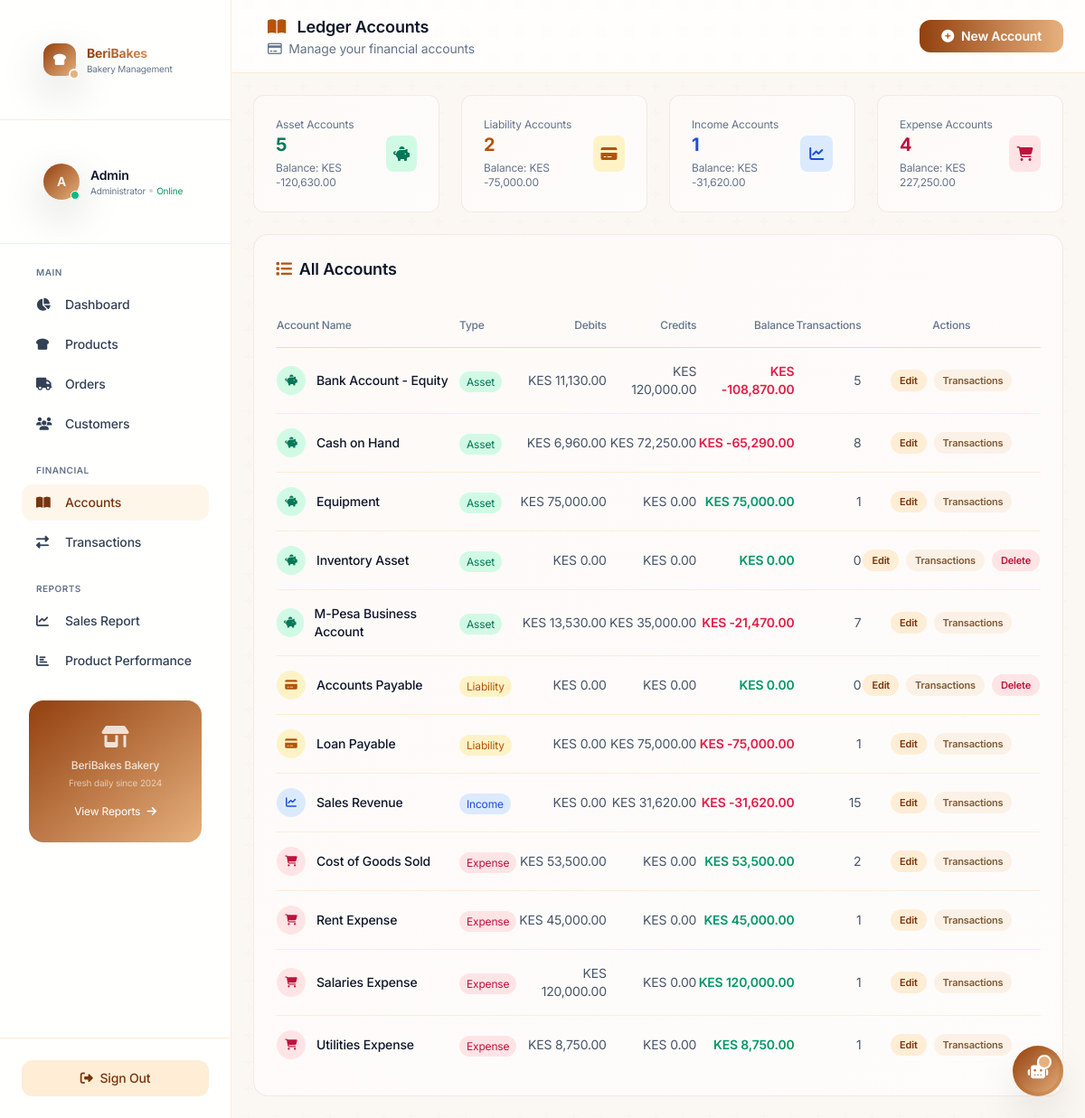
The page /admin/ledger/accounts.php (signed in) on the database its author committed.
### tables this page shows
CREATE TABLE `ledger_accounts` (
  `id` int(11) NOT NULL,
  `account_name` varchar(100) DEFAULT NULL,
  `account_type` enum('asset','liability','income','expense') DEFAULT NULL,
  `created_at` timestamp NOT NULL DEFAULT current_timestamp()
);

### admin/ledger/accounts.php (the view, shortened to what this page needs)
<?php
require_once __DIR__ . '/../../config/db.php';
$stmt = $pdo->query("
    SELECT a.*,
           COALESCE(SUM(CASE WHEN t.transaction_type = 'debit' THEN t.amount ELSE 0 END), 0) as total_debits,
           COALESCE(SUM(CASE WHEN t.transaction_type = 'credit' THEN t.amount ELSE 0 END), 0) as total_credits,
           COUNT(t.id) as transaction_count,
           COALESCE(SUM(CASE WHEN t.transaction_type = 'debit' THEN t.amount ELSE -t.amount END), 0) as balance
    FROM ledger_accounts a
    LEFT JOIN ledger_transactions t ON a.id = t.account_id
    GROUP BY a.id
    ORDER BY a.account_type, a.account_name
");
$accounts = $stmt->fetchAll();
$type_totals = [
    'asset' => ['balance' => 0, 'count' => 0],
    'liability' => ['balance' => 0, 'count' => 0],
    'income' => ['balance' => 0, 'count' => 0],
    'expense' => ['balance' => 0, 'count' => 0]
];
foreach ($accounts as $account) {
    $type_totals[$account['account_type']]['balance'] += $account['balance'];
    $type_totals[$account['account_type']]['count']++;
}
$type_styles = [
    'asset' => ['bg' => 'emerald-100', 'text' => 'emerald-700', 'dark_bg' => 'emerald-900/30', 'dark_text' => 'emerald-300', 'icon' => 'piggy-bank', 'label' => 'Asset'],
    'liability' => ['bg' => 'amber-100', 'text' => 'amber-700', 'dark_bg' => 'amber-900/30', 'dark_text' => 'amber-300', 'icon' => 'credit-card', 'label' => 'Liability'],
    'income' => ['bg' => 'blue-100', 'text' => 'blue-700', 'dark_bg' => 'blue-900/30', 'dark_text' => 'blue-300', 'icon' => 'chart-line', 'label' => 'Income'],
    'expense' => ['bg' => 'rose-100', 'text' => 'rose-700', 'dark_bg' => 'rose-900/30', 'dark_text' => 'rose-300', 'icon' => 'shopping-cart', 'label' => 'Expense']
];
include '../includes/header.php';
include '../includes/sidebar.php';
?>
<div class="flex-1 flex flex-col min-h-screen lg:ml-64 m-0 p-0">
    <header class="sticky top-0 z-30 bg-white/80 dark:bg-slate-900/80 backdrop-blur-sm border-b border-primary-200/50 dark:border-primary-800/50">
        <div class="flex items-center justify-between px-6 py-3">
            <div class="flex items-center space-x-4">
                <div>
                    <h1 class="text-lg font-semibold text-slate-900 dark:text-white">
                        <i class="fas fa-book-open text-primary-500 mr-2"></i>
                        Ledger Accounts
                    </h1>
                    <p class="text-sm text-slate-500 dark:text-slate-400">
                        <i class="far fa-credit-card mr-1"></i>
                        Manage your financial accounts
                    </p>
                </div>
            </div>
            <button onclick="openAddModal()" class="px-4 py-2 bg-gradient-to-r from-primary-600 to-secondary-500 text-white rounded-xl text-sm font-semibold hover:shadow-lg transition-all flex items-center">
                <i class="fas fa-plus-circle mr-2"></i>
                New Account
            </button>
        </div>
    </header>
    <main class="flex-1 p-6 bg-slate-50/50 dark:bg-primary-900/50">
        <div class="grid grid-cols-1 sm:grid-cols-2 lg:grid-cols-4 gap-4 mb-6">
            <?php foreach ($type_totals as $type => $data):
                $style = $type_styles[$type];
            ?>
            <div class="bg-white dark:bg-slate-800 rounded-xl p-4 bakery-card">
                <div class="flex items-center justify-between">
                    <div>
                        <p class="text-xs text-slate-500"><?php echo ucfirst($type); ?> Accounts</p>
                        <h4 class="text-xl font-bold text-<?php echo $style['text']; ?>"><?php echo $data['count']; ?></h4>
                        <p class="text-xs text-slate-500 mt-1">Balance: KES <?php echo number_format($data['balance'], 2); ?></p>
                    </div>
                    <div class="w-10 h-10 bg-<?php echo $style['bg']; ?> dark:bg-<?php echo $style['dark_bg']; ?> rounded-lg flex items-center justify-center">
                        <i class="fas fa-<?php echo $style['icon']; ?> text-<?php echo $style['text']; ?>"></i>
                    </div>
                </div>
            </div>
            <?php endforeach; ?>
        </div>
        <div class="bg-white dark:bg-slate-800 rounded-2xl p-6 bakery-card">
            <h3 class="text-lg font-semibold text-slate-900 dark:text-white mb-4 flex items-center">
                <i class="fas fa-list text-primary-500 mr-2"></i>
                All Accounts
            </h3>
            <?php if (empty($accounts)): ?>
            <div class="text-center py-12">
                <div class="w-24 h-24 bg-primary-100 dark:bg-primary-800/30 rounded-full flex items-center justify-center mx-auto mb-4">
                    <i class="fas fa-book-open text-primary-500 text-3xl"></i>
                </div>
                <h4 class="text-base font-medium text-slate-900 dark:text-white mb-2">No Accounts Found</h4>
                <p class="text-sm text-slate-500 dark:text-slate-400 mb-4">Get started by creating your first ledger account</p>
                <button onclick="openAddModal()" class="inline-flex items-center px-4 py-2 bg-gradient-to-r from-primary-600 to-secondary-500 text-white rounded-xl text-sm font-semibold hover:shadow-lg transition-all">
                    <i class="fas fa-plus-circle mr-2"></i>
                    Create Account
                </button>
            </div>
            <?php else: ?>
            <div class="overflow-x-auto">
                <table class="w-full">
                    <thead>
                        <tr class="text-xs text-slate-500 dark:text-slate-400 border-b border-primary-200 dark:border-primary-700">
                            <th class="text-left py-3 font-medium">Account Name</th>
                            <th class="text-left font-medium">Type</th>
                            <th class="text-right font-medium">Debits</th>
                            <th class="text-right font-medium">Credits</th>
                            <th class="text-right font-medium">Balance</th>
                            <th class="text-right font-medium">Transactions</th>
                            <th class="text-center font-medium">Actions</th>
                        </tr>
                    </thead>
                    <tbody class="divide-y divide-primary-100 dark:divide-primary-800">
                        <?php foreach ($accounts as $account):
                            $style = $type_styles[$account['account_type']];
                            $balance_class = $account['balance'] >= 0 ? 'text-emerald-600' : 'text-rose-600';
                        ?>
                        <tr class="hover:bg-primary-50 dark:hover:bg-primary-800/30 transition-colors">
                            <td class="py-3 text-sm font-medium text-slate-900 dark:text-white">
                                <div class="flex items-center">
                                    <div class="w-8 h-8 bg-<?php echo $style['bg']; ?> dark:bg-<?php echo $style['dark_bg']; ?> rounded-full flex items-center justify-center mr-3">
                                        <i class="fas fa-<?php echo $style['icon']; ?> text-<?php echo $style['text']; ?> text-xs"></i>
                                    </div>
                                    <?php echo htmlspecialchars($account['account_name']); ?>
                                </div>
                            </td>
                            <td class="py-3">
                                <span class="px-2 py-1 bg-<?php echo $style['bg']; ?> dark:bg-<?php echo $style['dark_bg']; ?> text-<?php echo $style['text']; ?> dark:text-<?php echo $style['dark_text']; ?> rounded-full text-xs">
                                    <?php echo $style['label']; ?>
                                </span>
                            </td>
                            <td class="py-3 text-right text-sm text-slate-600 dark:text-slate-400">
                                KES <?php echo number_format($account['total_debits'], 2); ?>
                            </td>
                            <td class="py-3 text-right text-sm text-slate-600 dark:text-slate-400">
                                KES <?php echo number_format($account['total_credits'], 2); ?>
                            </td>
                            <td class="py-3 text-right text-sm font-semibold <?php echo $balance_class; ?>">
                                KES <?php echo number_format($account['balance'], 2); ?>
                            </td>
                            <td class="py-3 text-right text-sm text-slate-600 dark:text-slate-400">
                                <?php echo $account['transaction_count']; ?>
                            </td>
                          <td class="py-3 text-center">
    <div class="flex items-center justify-center gap-2">
        <button onclick="openEditModal(<?php echo $account['id']; ?>, '<?php echo htmlspecialchars($account['account_name']); ?>', '<?php echo $account['account_type']; ?>')"
        class="px-2.5 py-1 text-[11px] font-semibold bg-primary-100 hover:bg-primary-200 dark:bg-primary-800/50 dark:hover:bg-primary-700 text-primary-700 dark:text-primary-300 rounded-full transition whitespace-nowrap">
        Edit
        </button>
        <a href="transactions.php?account_id=<?php echo $account['id']; ?>"
        class="px-2.5 py-1 text-[11px] font-semibold bg-secondary-100 hover:bg-secondary-200 dark:bg-secondary-800 dark:hover:bg-secondary-700 text-secondary-800 dark:text-secondary-200 rounded-full transition whitespace-nowrap">
        Transactions
        </a>
        <?php if ($account['transaction_count'] == 0): ?>
        <button onclick="confirmDelete(<?php echo $account['id']; ?>, '<?php echo htmlspecialchars($account['account_name']); ?>')"
        class="px-2.5 py-1 text-[11px] font-semibold bg-rose-100 hover:bg-rose-200 dark:bg-rose-900/40 dark:hover:bg-rose-800 text-rose-700 dark:text-rose-300 rounded-full transition whitespace-nowrap">
        Delete
        </button>
        <?php endif; ?>
    </div>
</td>
                        </tr>
                        <?php endforeach; ?>
                    </tbody>
                </table>
            </div>
            <?php endif; ?>
        </div>
    </main>
</div>
<?php include '../includes/footer.php'; ?>

### admin/includes/styles.php (style rules this page uses)
:root { --primary-gradient: linear-gradient(135deg, #b45309 0%, #e6b17e 100%); --card-shadow: 0 1px 3px rgba(0, 0, 0, 0.05), 0 20px 40px rgba(180, 83, 9, 0.04); --hover-shadow: 0 10px 30px rgba(180, 83, 9, 0.08); }
body { font-feature-settings: "ss01", "ss02", "cv01", "cv02"; -webkit-font-smoothing: antialiased; -moz-osx-font-smoothing: grayscale; letter-spacing: -0.011em; background-color: #fff7ed; }
.bakery-card { background: linear-gradient(135deg, rgba(180, 83, 9, 0.03), rgba(230, 177, 126, 0.03)); border: 1px solid rgba(180, 83, 9, 0.1); }

### rows shown on the page
ledger_accounts: account_name "Bank Account - Equity", account_type "Asset", total_debits "11,130.00", total_credits "120,000.00", balance "-108,870.00", transaction_count "5"
ledger_accounts: account_name "Cash on Hand", account_type "Asset", total_debits "6,960.00", total_credits "72,250.00", balance "-65,290.00", transaction_count "8"
ledger_accounts: account_name "Equipment", account_type "Asset", total_debits "75,000.00", total_credits "0.00", balance "75,000.00", transaction_count "1"
ledger_accounts: account_name "Inventory Asset", account_type "Asset", total_debits "0.00", total_credits "0.00", balance "0.00", transaction_count "0"
ledger_accounts: account_name "M-Pesa Business Account", account_type "Asset", total_debits "13,530.00", total_credits "35,000.00", balance "-21,470.00", transaction_count "7"
ledger_accounts: account_name "Accounts Payable", account_type "Liability", total_debits "0.00", total_credits "0.00", balance "0.00", transaction_count "0"
ledger_accounts: account_name "Loan Payable", account_type "Liability", total_debits "0.00", total_credits "75,000.00", balance "-75,000.00", transaction_count "1"
ledger_accounts: account_name "Sales Revenue", account_type "Income", total_debits "0.00", total_credits "31,620.00", balance "-31,620.00", transaction_count "15"
ledger_accounts: account_name "Cost of Goods Sold", account_type "Expense", total_debits "53,500.00", total_credits "0.00", balance "53,500.00", transaction_count "2"
ledger_accounts: account_name "Rent Expense", account_type "Expense", total_debits "45,000.00", total_credits "0.00", balance "45,000.00", transaction_count "1"
ledger_accounts: account_name "Salaries Expense", account_type "Expense", total_debits "120,000.00", total_credits "0.00", balance "120,000.00", transaction_count "1"
ledger_accounts: account_name "Utilities Expense", account_type "Expense", total_debits "8,750.00", total_credits "0.00", balance "8,750.00", transaction_count "1"

### other values the page prints
substr($initials, 0, 2) "A"
$current_user['name'] "Admin"
$type "Asset"
$data['count'] "5"
$data['balance'] "-120,630.00"
$type "Liability"
$data['count'] "2"
$data['balance'] "-75,000.00"
$type "Income"
$data['count'] "1"
$data['balance'] "-31,620.00"
$type "Expense"
$data['count'] "4"
$data['balance'] "227,250.00"
